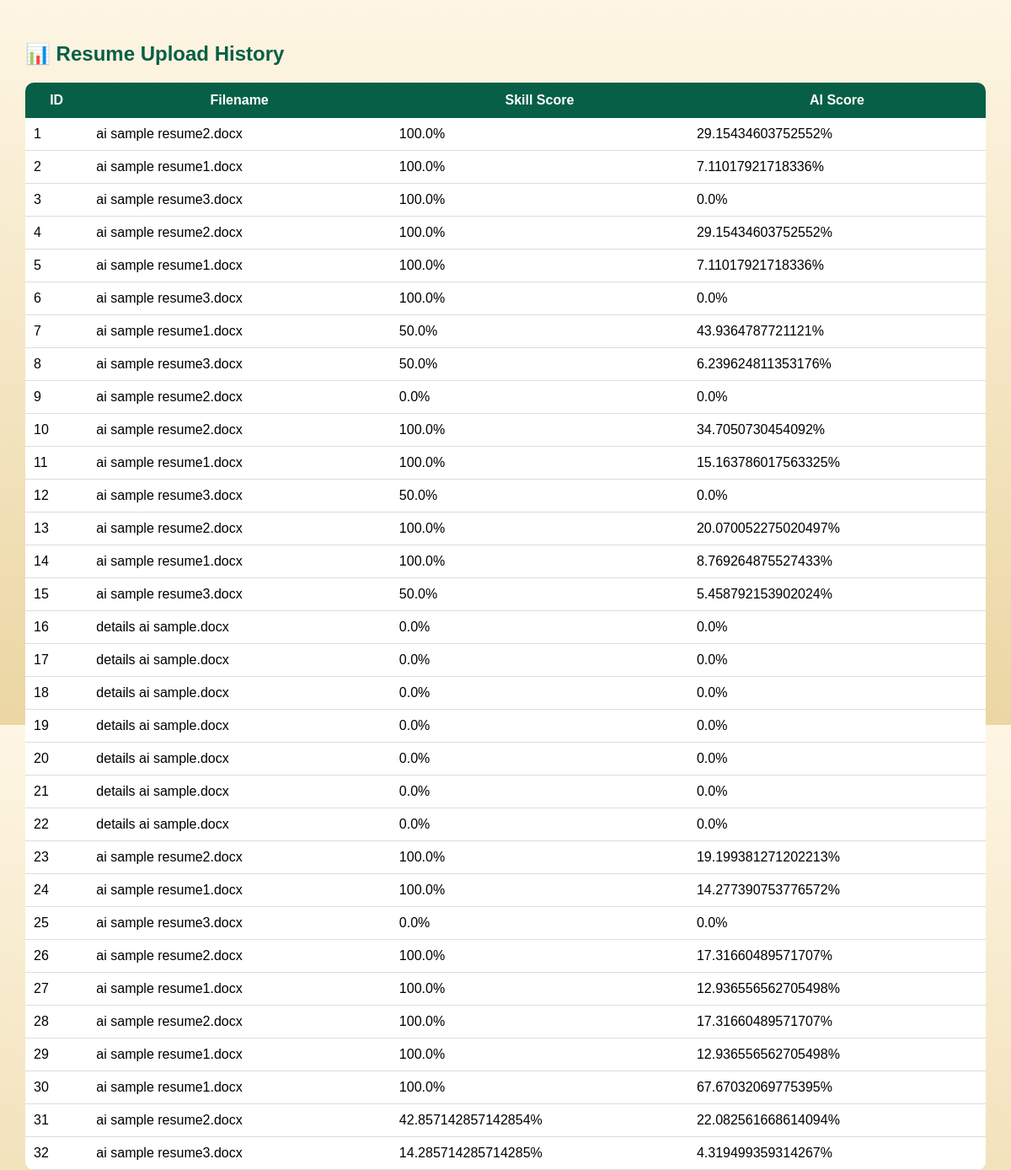
The app's page /history with its own data.
### tables this page shows
CREATE TABLE history (
        id INTEGER PRIMARY KEY AUTOINCREMENT,
        filename TEXT,
        skill_score REAL,
        ai_score REAL
    );

### main.py (the view)
@app.route("/history")
def history():
    conn = sqlite3.connect("database.db")
    c = conn.cursor()
    c.execute("SELECT * FROM history")
    data = c.fetchall()
    conn.close()
    return render_template("history.html", data=data)

### templates/history.html (shortened to what this page needs)
<!doctype html>
<html>
  <head>
  </head>
  <body>
    <h2>📊 Resume Upload History</h2>
    <table>
      <tr>
        <th>ID</th>
        <th>Filename</th>
        <th>Skill Score</th>
        <th>AI Score</th>
      </tr>
      {% for row in data %}
      <tr>
        <td>{{ row[0] }}</td>
        <td>{{ row[1] }}</td>
        <td>{{ row[2] }}%</td>
        <td>{{ row[3] }}%</td>
      </tr>
      {% endfor %}
    </table>
  </body>
</html>

### templates/history.html (style rules this page uses)
body { margin: 0; }
body { font-family: Arial; background: linear-gradient(to bottom, #fef6e4, #ebd6a3); height: 100vh; padding: 30px; }
h2 { color: #065f46; }
table { width: 100%; border-collapse: collapse; background: white; border-radius: 10px; overflow: hidden; }
th { background: #065f46; color: white; padding: 12px; }
td { padding: 10px; border-bottom: 1px solid #ddd; }

### records on screen
history: id "1", filename "ai sample resume2.docx", skill_score "100.0", ai_score "29.15434603752552"
history: id "2", filename "ai sample resume1.docx", skill_score "100.0", ai_score "7.11017921718336"
history: id "3", filename "ai sample resume3.docx", skill_score "100.0", ai_score "0.0"
history: id "4", filename "ai sample resume2.docx", skill_score "100.0", ai_score "29.15434603752552"
history: id "5", filename "ai sample resume1.docx", skill_score "100.0", ai_score "7.11017921718336"
history: id "6", filename "ai sample resume3.docx", skill_score "100.0", ai_score "0.0"
history: id "7", filename "ai sample resume1.docx", skill_score "50.0", ai_score "43.9364787721121"
history: id "8", filename "ai sample resume3.docx", skill_score "50.0", ai_score "6.239624811353176"
history: id "9", filename "ai sample resume2.docx", skill_score "0.0", ai_score "0.0"
history: id "10", filename "ai sample resume2.docx", skill_score "100.0", ai_score "34.7050730454092"
history: id "11", filename "ai sample resume1.docx", skill_score "100.0", ai_score "15.163786017563325"
history: id "12", filename "ai sample resume3.docx", skill_score "50.0", ai_score "0.0"
history: id "13", filename "ai sample resume2.docx", skill_score "100.0", ai_score "20.070052275020497"
history: id "14", filename "ai sample resume1.docx", skill_score "100.0", ai_score "8.769264875527433"
history: id "15", filename "ai sample resume3.docx", skill_score "50.0", ai_score "5.458792153902024"
history: id "16", filename "details ai sample.docx", skill_score "0.0", ai_score "0.0"
history: id "17", filename "details ai sample.docx", skill_score "0.0", ai_score "0.0"
history: id "18", filename "details ai sample.docx", skill_score "0.0", ai_score "0.0"
history: id "19", filename "details ai sample.docx", skill_score "0.0", ai_score "0.0"
history: id "20", filename "details ai sample.docx", skill_score "0.0", ai_score "0.0"
history: id "21", filename "details ai sample.docx", skill_score "0.0", ai_score "0.0"
history: id "22", filename "details ai sample.docx", skill_score "0.0", ai_score "0.0"
history: id "23", filename "ai sample resume2.docx", skill_score "100.0", ai_score "19.199381271202213"
history: id "24", filename "ai sample resume1.docx", skill_score "100.0", ai_score "14.277390753776572"
history: id "25", filename "ai sample resume3.docx", skill_score "0.0", ai_score "0.0"
history: id "26", filename "ai sample resume2.docx", skill_score "100.0", ai_score "17.31660489571707"
history: id "27", filename "ai sample resume1.docx", skill_score "100.0", ai_score "12.936556562705498"
history: id "28", filename "ai sample resume2.docx", skill_score "100.0", ai_score "17.31660489571707"
history: id "29", filename "ai sample resume1.docx", skill_score "100.0", ai_score "12.936556562705498"
history: id "30", filename "ai sample resume1.docx", skill_score "100.0", ai_score "67.67032069775395"
history: id "31", filename "ai sample resume2.docx", skill_score "42.857142857142854", ai_score "22.082561668614094"
history: id "32", filename "ai sample resume3.docx", skill_score "14.285714285714285", ai_score "4.319499359314267"
